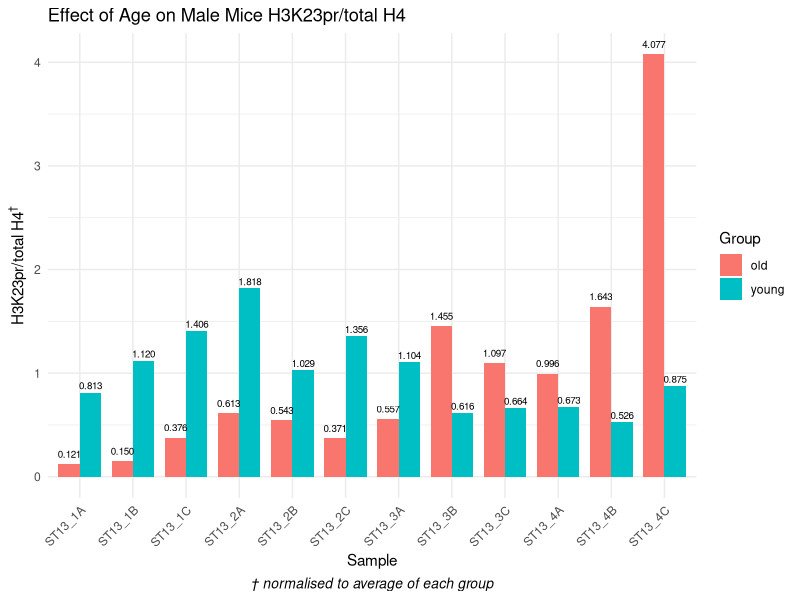
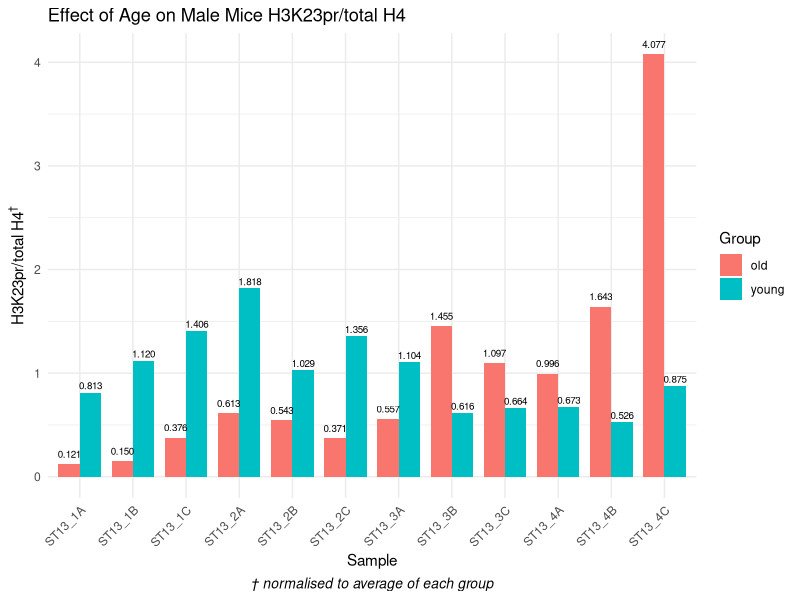

Reproduce these figures in R, in order.
# Read the file as raw data
df <- read.csv("Age_onMale.csv", header = FALSE, skip = 2, stringsAsFactors = FALSE)

# Name the columns manually
names(df) <- c("label", "sample", "young", "old")

# Keep only the columns we need
df <- df[, c("sample", "young", "old")]

# Make sure the values are numeric
df$young <- as.numeric(df$young)
df$old <- as.numeric(df$old)

# Plot side-by-side bars
library(ggplot2)
library(tidyr)

df_long <- pivot_longer(
  df,
  cols = c("young", "old"),
  names_to = "group",
  values_to = "value"
)

p <- ggplot(df_long, aes(x = sample, y = value, fill = group)) +
  geom_col(position = "dodge", width = 0.8) +
  geom_text(
    aes(label = sprintf("%.3f", value)),
    position = position_dodge(width = 0.8),
    vjust = ifelse(df_long$group == "young", -0.4, -0.8),
    size = 2.5,
    check_overlap = TRUE
  ) +
  theme_minimal() +
  labs(
    title = "Effect of Age on Male Mice H3K23pr/total H4",
    x = "Sample",
    y = bquote("H3K23pr/total H4"^"†"),
    fill = "Group",
    caption = "† normalised to average of each group"
  ) +
  theme(
    axis.text.x = element_text(angle = 45, hjust = 1),
    plot.caption = element_text(face = "italic", hjust = 0.5, size = 10)
  )

print(p)
# Ensure figures directory exists and save plot
dir.create("figures", recursive = TRUE, showWarnings = FALSE)
ggsave(filename = "figures/age_on_male_barplot.png", plot = p, width = 8, height = 6, dpi = 150)
